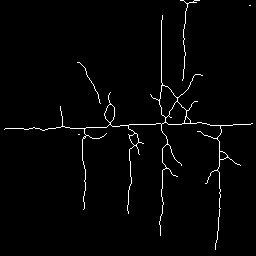
%> input picture skeleton_dataset/1C8-10-1.png, 256 x 256 px; its folder holds 4 pictures in this run
$ octave --eval "demo_dsetdp;"   (GNU Octave 9; MATLAB toolbox functions it lacks are replaced by stand-ins)
%> lines starting %> are read from the running program, lines starting %| are printed output that depends on the picture; in (x1, y1, x2, y2) boxes, pixels count from 0 and x2, y2 are one past the last pixel; in counts of white or black regions, pixels touching at a corner belong together; the program's own positions count from 1
% This is the code of the DSet-DP algorithm proposed in
% Jian Hou, Huaqiang Yuan, Marcello Pelillo. Towards Parameter-Free Clustering for Real-World Data. Pattern Recognition, vol. 134, 2023.

% the original code was modified by Le Cong Hieu
% This version is modified by me (comment out Hieu's code and add new code)

function demo_dsetdp()
    % try running the code belows inside command window line by line for visualization
    % path="D:\HRG\Crack-Detection\ground_truth";
    % path_gt="D:\HRG\Crack-Detection\segmentation";

    % rice panicle
    path = "D:\HRG\SVNCKH 3-2024\skeleton_dataset";

    addpath(path);
    allFiles=dir(path);
    allNames={allFiles.name};
    allNames(1:2)=[];
    allNames(end)=[];
    FileName=cellstr(allNames);

    %I0 = imread('F:\CRACK\skelaton\DBscan_OPTICS\skeleton_hcn_5x5\1079.png');
    H=[];

    flag_tsne=1;
    nsample=0.036;  % epsilon=3.6%
    th_std=0.1;  % STD=0.1
    pr=[];  % precision
    rc=[];  % recall
    f11=[];  % f1

    for k = 1:length(FileName)
    % for k = 1:1
        val_name_temp = FileName{k};  % '0002-2.png'
        val_name_temp1 = fullfile(path,val_name_temp);  % "D:\HRG\Crack-Detection\ground_truth\0002-2.png"
        % val_name_temp_gt = fullfile(path_gt,val_name_temp);  % "D:\HRG\Crack-Detection\segmentation\0002-2.png"

        % img is an image that needs clustering
        % ground_truth is used for accuracy quantification

        % crack detection
        % img = imread(val_name_temp1);
        % ground_truth = imread(val_name_temp_gt);

        % panicle image
        img = imread(val_name_temp1);
%> img is the input picture: size 256x256 uint8; 1.9% white in thin lines or dots

        [x,y] = find(img>0);  % x.shape, y.shape = (n, 1), (n, 1)
%> x = 1275 values from 1 to 250; y = 1275 values from 5 to 253
        point_crack = [x,y];  % point_crack.shape = (n, 2)
%> point_crack = 1275 rows, first 12: [130 5; 129 6; 129 7; 129 8; 129 9; 129 10; 129 11; 129 12; 129 13; 129 14; 129 15; 129 16]
        descr=[x,y];
%> descr has the same summary as point_crack

        % nmi, accuracy
        [~,~,label_c] = dset_dp_auto(descr,nsample,th_std,flag_tsne);

        % create a grouped scatterplot, each group has a color
        % gscatter(descr(:,1),descr(:,2),label_c);

        % img_out_noslid contains a list of cluster centers
        img_out_noslid = cover_label_point_nearest(img, label_c, point_crack, val_name_temp);

        % [7 lines of commented-out code are left out]

    end

end

function nearest_point = find_nearest_point(points)
    % returns nearest point from points' center.

    % center's coordinate
    center = mean(points);

    % distances from points to center
    distances = sqrt(sum((points - center).^2, 2));

    % returns nearest point
    [~, nearest_index] = min(distances);
    nearest_point = points(nearest_index, :);
end

function img_out_noslid = cover_label_point_nearest(img, labels, point_crack, name)
    imshow(img);
    axis off;
    point = unique(labels);
    img_out_noslid = zeros(size(img));
    hold on;

    for i = 1:numel(point)
        cluster_i = point_crack(labels == point(i), :);
        index_center = find_nearest_point(cluster_i);
        scatter(index_center(2), index_center(1), 5, 'red', 'filled');
        img_out_noslid(index_center(1), index_center(2)) = 1;
    end

    hold off;

    saveas(gcf, ['D:\HRG\SVNCKH 3-2024\clustered_skeleton\DP-Dsets\', name, '.png'], 'png');


end

% [117 lines left out: functions calculate_metrics, Accuracy1, slidingWindowDensity, not called in this run]


function [rate_nmi,rate_acc,label_c]=dset_dp_auto(descr,nsample,th_std,flag_tsne)
%> called with nsample = 0.036, th_std = 0.1, flag_tsne = 1

    ndataset=40;
    rate_nmi=zeros(1,ndataset);
    rate_acc=zeros(1,ndataset);


    % [5 lines of commented-out code are left out]
        dima0=pdist(descr,'euclidean');
        dima=squareform(dima0);
        d_mean=mean2(dima);
%> d_mean = 91.7

        sigma=find_sigma(dima,th_std);
%> the loop in find_sigma, `for sigma0=1:10` made 4 passes
%> st on passes 1 to 4: 0.2, 0.155, 0.122, 0.0994
%> after the loop in find_sigma, `for sigma0=1:10`: sigma = 4
%> sigma = 4
        sima=exp(-dima/(d_mean*sigma));

        %do clustering
        label_c=dsetpp_extend_dp(sima,dima,nsample);
        % [8 lines of commented-out code are left out]


end

function label=dsetpp_extend_dp(sima,dima,nsample)
%> called with nsample = 0.036

    toll=1e-4;
    ndata=size(sima,1);
%> ndata = 1275
    label=zeros(1,ndata);
    nsample=max(round(ndata*nsample),5);
%> nsample = 46

    %dp data
    rho=zeros(1,ndata);
    for i=1:ndata
        vec=sima(i,:);
        vec1=sort(vec,'descend');
        vec_descend=vec1(2:nsample+1);
        rho(i)=mean(vec_descend);
    end
%> after the loop, rho = 1275 values, max 0.983 at index 725, min 0.847 at index 1272, mean 0.972

    [~,~,nneigh]=find_delta(rho,dima);

    min_size=3;
    th_size=min_size+1;             %the minimum size of a cluster

    %dset initialization
    for i=1:ndata
        sima(i,i)=0;
    end
    x=ones(ndata,1)/ndata;

    %start clustering
    num_dsets=0;
    while 1>0
        if sum(label==0)<5
            break;
        end

        %dset extraction
        x=indyn(sima,x,toll);
        idx_dset=find(x>0);

        if length(idx_dset)<th_size
            break;
        end

        num_dsets=num_dsets+1;
        label(idx_dset)=num_dsets;

        %expansion by dp
        label=cluster_extend_dp(nneigh,dima,label,num_dsets);

        %post-processing
        idx=label>0;
        sima(idx,:)=0;
        sima(:,idx)=0;

        idx_ndset=find(label==0);
        num_ndset=length(idx_ndset);
        x=zeros(ndata,1);
        x(idx_ndset)=1/num_ndset;
    end

end

function label=cluster_extend_dp(nneigh,dima,label,num_dsets)

    %start extension
    while 1>0
        idx_ndset=find(label==0);
        idx_dset=find(label==num_dsets);
        sub_dima=dima(idx_ndset,idx_dset);
        [~,idx_min]=min(sub_dima,[],1);
        idx_out=idx_ndset(idx_min);
        idx_out=unique(idx_out);

        flag=0;
        for i=idx_out
            idx_neigh=nneigh(i);

            if idx_neigh==0
                continue;
            end

            if label(idx_neigh)==num_dsets
                label(i)=num_dsets;
                flag=1;
            end
        end

        if flag==0
            break;
        end
    end

end

function sigma=find_sigma(dima,th_std)

    dmean=mean(dima(:));

    sigma=1;
    for sigma0=1:10
        sima=exp(-dima/(dmean*sigma0));

        tri=triu(sima,1);
        v_tri=tri(:);
        v_sima=v_tri(v_tri>0);
        st=std(v_sima);

        if st<th_std
            sigma=sigma0;
            break;
        end
    end

end

function [delta,ordrho,nneigh]=find_delta(rho,dist)

    ND=length(rho);
%> ND = 1275
    delta=zeros(1,ND);
    nneigh=zeros(1,ND);

    maxd=max(max(dist));
%> maxd = 275.5

    [~,ordrho]=sort(rho,'descend');
%> ordrho = 1275 values, max 1275 at index 1259, min 1 at index 1269, mean 638
    delta(ordrho(1))=-1;
    nneigh(ordrho(1))=0;

    for i=2:ND
        delta(ordrho(i))=maxd+1;
        for j=1:i-1
            if(dist(ordrho(i),ordrho(j))<delta(ordrho(i)))
                delta(ordrho(i))=dist(ordrho(i),ordrho(j));
                nneigh(ordrho(i))=ordrho(j);
            end
        end
    end
%> after the loop, delta = 1275 values, max 80.96 at index 955, min -1 at index 725, mean 1.62; nneigh = 1275 values, max 1274 at index 1275, min 0 at index 725, mean 638
    delta(ordrho(1))=max(delta(:));

end

% [69 lines left out: function clusterdata_load, not called in this run]

%This function is used to extract a dominant set from a similarity matrix
%A, with x as the initial state, and toll as the error limit
%from S.R. Bulo, M. Pelillo, I.M. Bomze, Graph-based quadratic optimization: a
%fast evolutionary approach, Comput. Vis. Image Understand. 115 (7) (2011)
%984¨C995 .
%written by S. R. Bulo
function x=indyn(sima,x,toll)

    dsima=size(sima,1);
    if (~exist('x','var'))
        x=zeros(dsima,1);
        maxv=max(sima);
        for i=1:dsima
            if maxv(i)>0
                x(i)=1;
                break;
            end
        end
    end

    if (~exist('toll','var'))
        toll=0.005;
    end

    for i=1:dsima
        sima(i,i)=0;
    end

    x=reshape(x,dsima,1);

    %start operation
    g = sima*x;
    AT = sima;
    h = AT*x;
    niter=0;
    while 1,
        r = g - (x'*g);

        if norm(min(x,-r))<toll
            break;
        end
        i = selectPureStrategy(x,r);
        den = sima(i,i) - h(i) - r(i); %In case of asymmetric affinities
        do_remove=0;
        if r(i)>=0
            mu = 1;
            if den<0
                mu = min(mu, -r(i)/den);
                if mu<0
                    mu=0;
                end
            end
        else
            do_remove=1;
            mu = x(i)/(x(i)-1);
            if den<0
                [mu do_remove] = max([mu -r(i)/den]);
                do_remove=do_remove==1;
            end
        end
        tmp = -x;
        tmp(i) = tmp(i)+1;
        x = mu*tmp + x;
        if(do_remove)
           x(i)=0;
        end;
        x=abs(x)/sum(abs(x));

        g = mu*(sima(:,i)-g) + g;
        h = mu*(AT(:,i)-h) + h; %In case of asymmetric affinities
        niter=niter+1;
    end

    x=x';
end

% [78 lines left out: functions selectPureStrategy, nmi, label2accuracy, not called in this run]
%> the loop in dsetpp_extend_dp, `while 1>0` made 22 passes
%> num_ndset on passes 1 to 12: 1201, 1088, 1014, 955, 894, 807, 719, 610, 489, 445, 398, 347
%> (idx_ndset, num_ndset) on pass 21: ([1270 1272], 2)
%> after the loop in dsetpp_extend_dp, `while 1>0`: label = 1275 values, max 21 at index 795, min 0 at index 1270, mean 8.94; num_dsets = 21; x = 1275 values, max 0.5 at index 1270, min 0 at index 1, mean 0.000784
%> in dset_dp_auto, `label_c=dsetpp_extend_dp(sima,dima,nsample);`: label_c has the same summary as label in dsetpp_extend_dp
%> in demo_dsetdp, `[~,~,label_c] = dset_dp_auto(descr,nsample,th_std,flag_tsne);`: label_c has the same summary as label in dsetpp_extend_dp
%> in cover_label_point_nearest, `point = unique(labels);`: point = 22 values from 0 to 21
%> the loop in cover_label_point_nearest, `for i = 1:numel(point)` made 22 passes
%> (center in find_nearest_point, nearest_index in find_nearest_point, index_center) on passes 2 to 13: ([117.7 189.5], 39, [119 189]), ([142.8 134.2], 61, [144 133]), ([88.76 162.7], 50, [89 162]), ([152.8 168.8], 45, [153 172]), ([120.8 164], 38, [121 166]), ([138.7 86.84], 55, [138 86]), ([130.8 222.7], 55, [131 222]), ([173.1 221], 43, [173 220]), ([103.9 103.6], 44, [104 101]), ([179.6 165.9], 18, [180 163]), ([39 162.1], 19, [39 162]), ([124 58.45], 18, [128 58])
%> (cluster_i, center in find_nearest_point, distances in find_nearest_point, nearest_index in find_nearest_point) on pass 1: ([6 250; 6 251], [6 250.5], [0.5; 0.5], 1)
%> after the loop in cover_label_point_nearest, `for i = 1:numel(point)`:
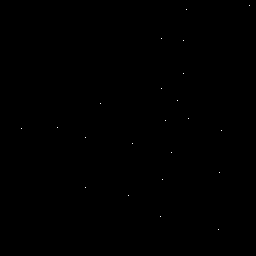
%> img_out_noslid: size 256x256 double; values 0 (black) and 1 (white), 0.03% white in thin lines or dots, all inside (x1, y1, x2, y2) = (21, 5, 250, 230)
%> after the loop in cover_label_point_nearest, `for i = 1:numel(point)`:
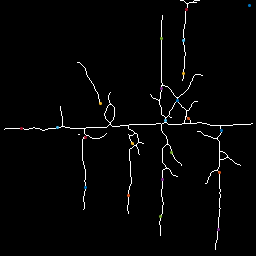
%> figure redrawn from the program's plot data
%> (the run ends here)
